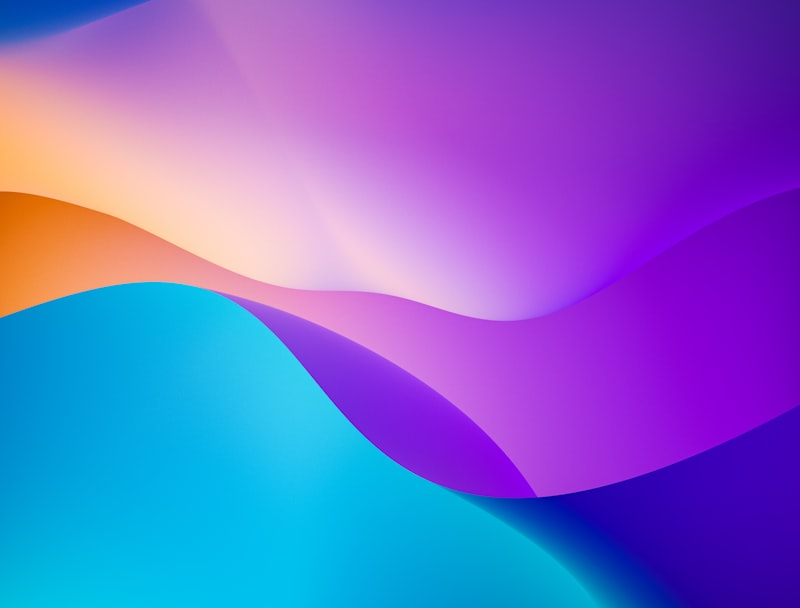
#> input picture real_test_images/ai_style_1.jpg, 800 x 608 px
$ python -i extra_features.py   (imports and definitions only)   (older library calls are emulated)
#> lines starting #> are read from the running program, lines starting #| are printed output that depends on the picture
"""Additional interpretable forensic descriptors (candidate features; see scripts/analyze_metrics.py for validation).

All computed on a square uint8 RGB crop. Every value is a plain float with a physical meaning.
"""
from __future__ import annotations
import cv2
import numpy as np
from scipy import stats


def _radial_profile(power: np.ndarray, bins: int) -> np.ndarray:
    h, w = power.shape
    yy, xx = np.indices(power.shape)
    r = np.hypot(yy - h // 2, xx - w // 2) / (min(h, w) / 2)
    idx = np.clip((r * bins).astype(int), 0, bins)
    s = np.bincount(idx.ravel(), power.ravel(), minlength=bins + 1)[:bins]
    c = np.bincount(idx.ravel(), minlength=bins + 1)[:bins]
    return s / np.maximum(c, 1)


def compute_extra_features(rgb: np.ndarray) -> dict[str, float]:
    g = cv2.cvtColor(rgb, cv2.COLOR_RGB2GRAY).astype(np.float32)
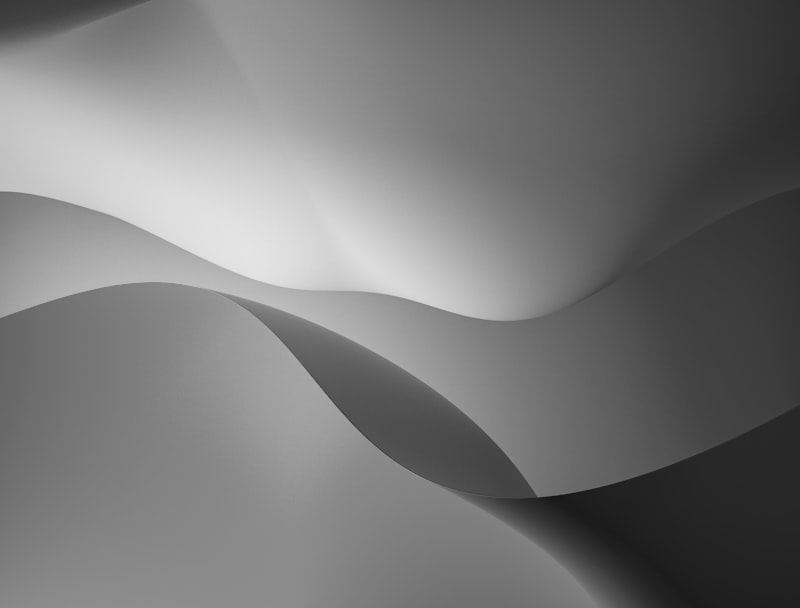
#> g: shape (608, 800) float32; min 22, max 229, mean 118.8
    f: dict[str, float] = {}
    # 1. radial spectrum (log10 power, normalized to the lowest band) + high-frequency slope
    win = np.outer(np.hanning(g.shape[0]), np.hanning(g.shape[1])).astype(np.float32)
    p = np.abs(np.fft.fftshift(np.fft.fft2((g - g.mean()) * win))) ** 2
    prof = np.log10(_radial_profile(p, 16) + 1e-9)
#> in _radial_profile, `s = np.bincount(idx.ravel(), power.ravel(), minlength=bins + 1)[:bins]`: s = [8.96e+13, 9.07e+11, 2.74e+11, 1.34e+11, 8.1e+10, 5.19e+10, 3.72e+10, 2.77e+10, 2.07e+10, 1.66e+10, 1.27e+10, 9.4e+09, 7.02e+09, 5.29e+09, 4.05e+09, 3.33e+09]
#> prof = [10.9, 8.43, 7.68, 7.23, 6.9, 6.62, 6.4, 6.21, 6.03, 5.89, 5.73, 5.56, 5.39, 5.24, 5.09, 4.98]
    prof = prof - prof[1]
#> prof = [2.47, 0, -0.744, -1.2, -1.53, -1.81, -2.03, -2.22, -2.4, -2.54, -2.7, -2.87, -3.04, -3.19, -3.34, -3.45]
    for i in (4, 8, 12, 14, 15):
        f[f"spec.band{i:02d}"] = float(prof[i])
#> after the loop, f = {'spec.band04': -1.53, 'spec.band08': -2.4, 'spec.band12': -3.04, 'spec.band14': -3.34, 'spec.band15': -3.45}
    x = np.arange(8, 16)
    f["spec.hf_slope"] = float(np.polyfit(x, prof[8:16], 1)[0])
    f["spec.hf_drop"] = float(prof[10] - prof[15])
    # 2. noise residual statistics
    res = g - cv2.medianBlur(g.astype(np.uint8), 3).astype(np.float32)
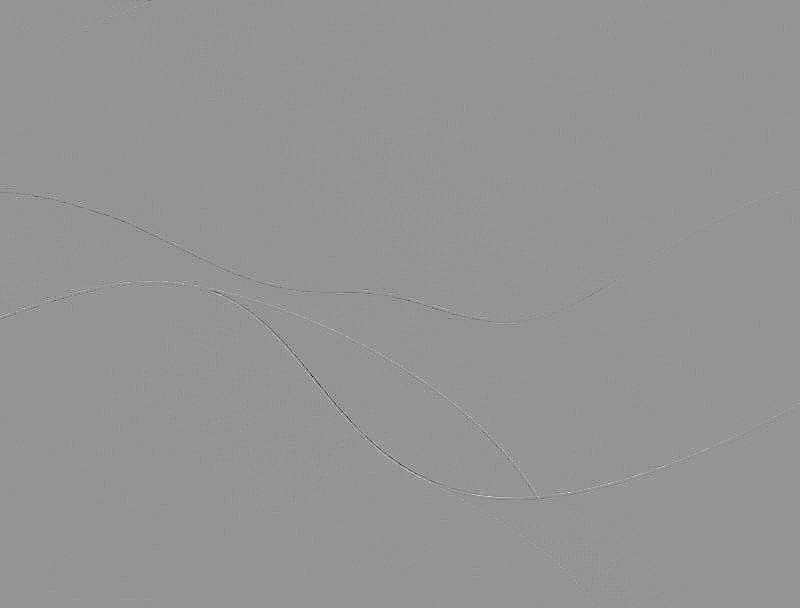
#> res: shape (608, 800) float32; min -25, max 18, mean -0.000461; drawn with min black and max white
    f["res.std"] = float(res.std())
    f["res.kurtosis"] = float(stats.kurtosis(res.ravel()))
    f["res.skew"] = float(stats.skew(res.ravel()))
    f["res.zero_frac"] = float((np.abs(res) < 0.5).mean())
    for lag in (1, 2, 4, 8):
        a, b = res[:, :-lag], res[:, lag:]
        f[f"res.autocorr_x{lag}"] = float(np.corrcoef(a.ravel(), b.ravel())[0, 1]) if res.std() > 0 else 0.0
#> after the loop, f = 15 items
    # 3. cross-channel noise correlation (demosaicing / shared-latent signature)
    rs = [(rgb[..., c].astype(np.float32) - cv2.medianBlur(rgb[..., c], 3).astype(np.float32)).ravel() for c in range(3)]
#> rs = 3 items
    f["chan.res_corr_rg"] = float(np.corrcoef(rs[0], rs[1])[0, 1]) if rs[0].std() > 0 and rs[1].std() > 0 else 0.0
    f["chan.res_corr_gb"] = float(np.corrcoef(rs[1], rs[2])[0, 1]) if rs[1].std() > 0 and rs[2].std() > 0 else 0.0
    # 4. gradient statistics
    gx, gy = cv2.Sobel(g, cv2.CV_32F, 1, 0), cv2.Sobel(g, cv2.CV_32F, 0, 1)
    mag = np.hypot(gx, gy)
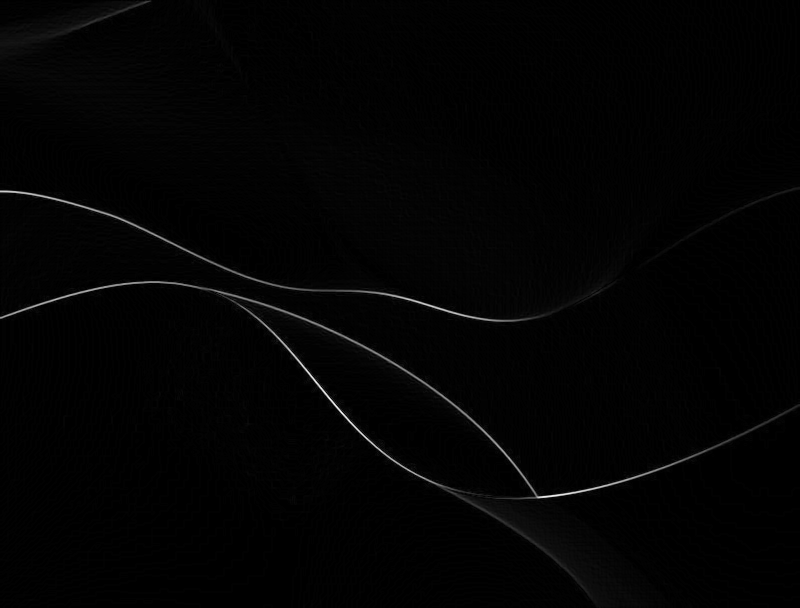
#> mag: shape (608, 800) float32; min 0, max 390.5, mean 5.1; drawn with min black and max white
    f["grad.mean"] = float(mag.mean())
    f["grad.p99_over_mean"] = float(np.percentile(mag, 99) / (mag.mean() + 1e-6))
    f["grad.flat_frac"] = float((mag < 2.0).mean())
    # 5. JPEG blockiness: boundary vs interior pixel differences on the 8px grid
    dx = np.abs(np.diff(g, axis=1))
    cols = np.arange(dx.shape[1])
#> cols = 799 values from 0 to 798
    f["jpeg.blockiness"] = float(dx[:, cols % 8 == 7].mean() / (dx[:, cols % 8 != 7].mean() + 1e-6))
    # 6. local-variance uniformity (16px tiles)
    t = 16
    tiles = g[: g.shape[0] // t * t, : g.shape[1] // t * t].reshape(g.shape[0] // t, t, g.shape[1] // t, t).std(axis=(1, 3))
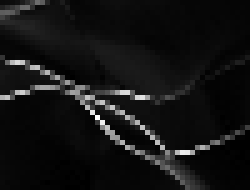
#> tiles: shape (38, 50) float32 (shown 5 times larger); min 0, max 36.83, mean 2.9; drawn with min black and max white
    f["local.std_cv"] = float(tiles.std() / (tiles.mean() + 1e-6))
    f["local.min_over_med"] = float(np.percentile(tiles, 5) / (np.median(tiles) + 1e-6))
    # 7. tonal statistics
    f["tone.clip_frac"] = float(((rgb == 0) | (rgb == 255)).mean())
    f["tone.unique_colors"] = float(len(np.unique(rgb.reshape(-1, 3), axis=0)) / (rgb.shape[0] * rgb.shape[1]))
    # 8. Nyquist / checkerboard energy (transposed-convolution signature)
    f["spec.nyquist_ratio"] = float(np.log10((p[0, :].mean() + p[:, 0].mean()) / (p.mean() + 1e-9) + 1e-9))
    return f

>>> import cv2
>>> picture = cv2.cvtColor(cv2.imread('../../../real_test_images/ai_style_1.jpg'), cv2.COLOR_BGR2RGB)
>>> result = compute_extra_features(picture)
#> result = 26 items

$ run again, on real_test_images/ai_style_2.jpg
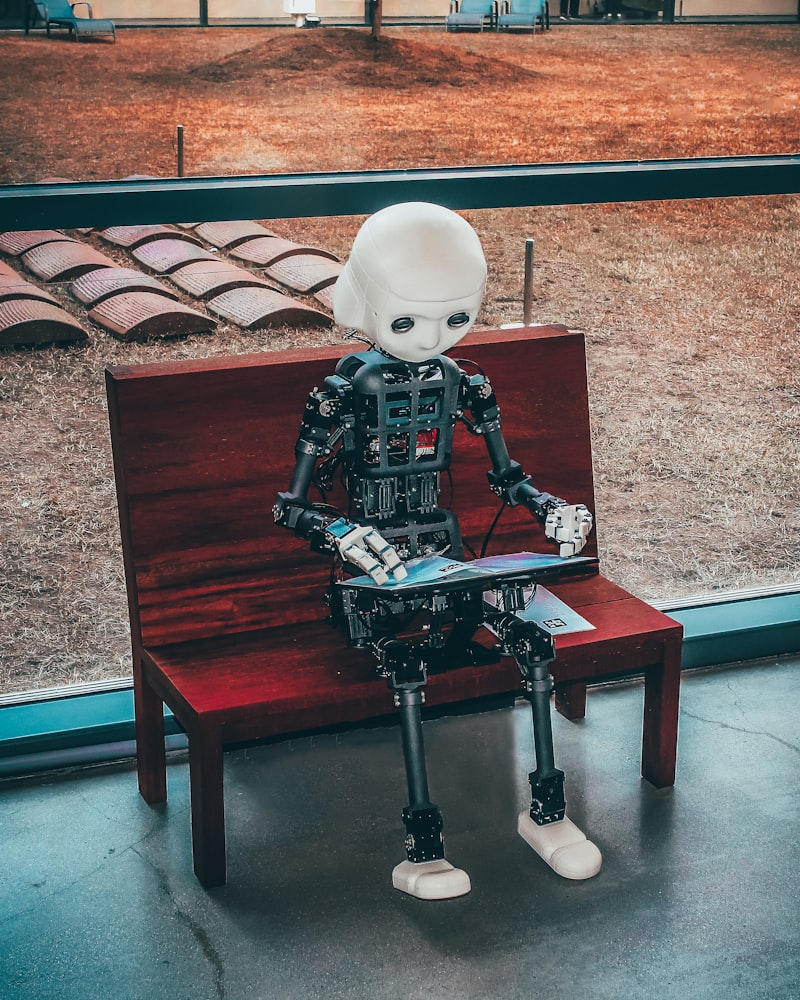
#> input picture real_test_images/ai_style_2.jpg, 800 x 1000 px
#> s = [2.91e+14, 2.58e+13, 1.07e+13, 8.46e+12, 5.71e+12, 5.3e+12, 4.48e+12, 3.96e+12, 3.71e+12, 3.14e+12, 2.79e+12, 2.51e+12, 2.1e+12, 1.83e+12, 1.61e+12, 1.36e+12]
#> in compute_extra_features, `prof = np.log10(_radial_profile(p, 16) + 1e-9)`: prof = [11.18, 9.64, 9.04, 8.79, 8.51, 8.39, 8.24, 8.13, 8.05, 7.93, 7.83, 7.74, 7.63, 7.54, 7.45, 7.35]
#> in compute_extra_features, `prof = prof - prof[1]`: prof = [1.53, 0, -0.606, -0.853, -1.13, -1.25, -1.4, -1.51, -1.6, -1.72, -1.81, -1.9, -2.01, -2.1, -2.19, -2.29]
#> after the loop in compute_extra_features, `for i in (4, 8, 12, 14, 15):`: f = {'spec.band04': -1.13, 'spec.band08': -1.6, 'spec.band12': -2.01, 'spec.band14': -2.19, 'spec.band15': -2.29}
#> in compute_extra_features, `res = g - cv2.medianBlur(g.astype(np.uint8), 3).astype(np.float32)`:
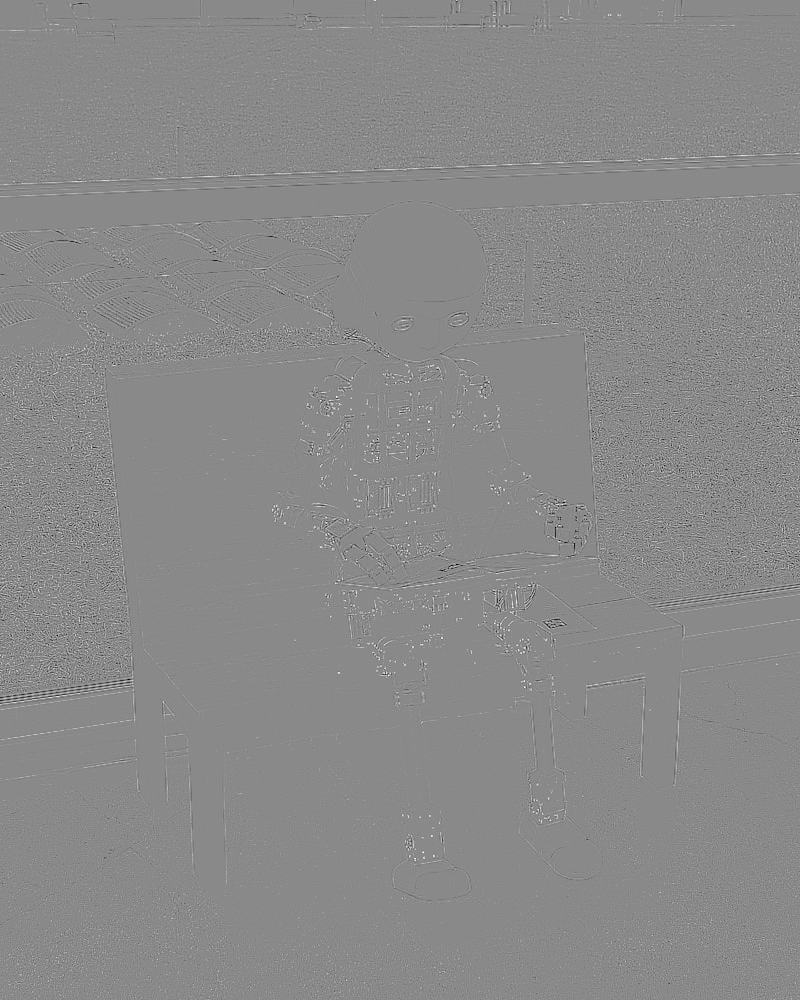
#> res: shape (1000, 800) float32; min -177, max 151, mean 0.2; drawn with min black and max white
#> after the loop in compute_extra_features, `for lag in (1, 2, 4, 8):`: f = 15 items
#> rs = 3 items
#> in compute_extra_features, `tiles = g[: g.shape[0] // t * t, : g.shape[1] // t * t].reshape(g.shap..`:
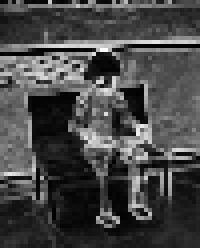
#> tiles: shape (62, 50) float32 (shown 4 times larger); min 0, max 79.4, mean 22.2; drawn with min black and max white
#> result = 26 items

$ run again, on real_test_images/real_city_1.jpg
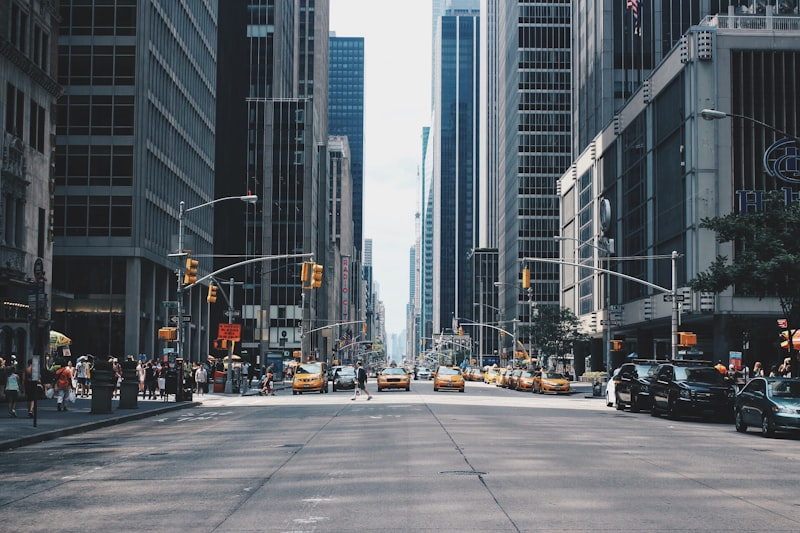
#> input picture real_test_images/real_city_1.jpg, 800 x 533 px
#> s = [8.45e+13, 8.93e+12, 6.64e+12, 3.7e+12, 3.05e+12, 2.99e+12, 1.84e+12, 2.02e+12, 1.46e+12, 1.11e+12, 1.27e+12, 9.42e+11, 7.73e+11, 7.99e+11, 8.22e+11, 7.33e+11]
#> in compute_extra_features, `prof = np.log10(_radial_profile(p, 16) + 1e-9)`: prof = [10.98, 9.53, 9.19, 8.78, 8.59, 8.5, 8.21, 8.19, 7.99, 7.83, 7.84, 7.67, 7.55, 7.53, 7.51, 7.43]
#> in compute_extra_features, `prof = prof - prof[1]`: prof = [1.45, 0, -0.344, -0.751, -0.943, -1.04, -1.32, -1.34, -1.54, -1.71, -1.69, -1.86, -1.98, -2, -2.02, -2.1]
#> after the loop in compute_extra_features, `for i in (4, 8, 12, 14, 15):`: f = {'spec.band04': -0.943, 'spec.band08': -1.54, 'spec.band12': -1.98, 'spec.band14': -2.02, 'spec.band15': -2.1}
#> in compute_extra_features, `res = g - cv2.medianBlur(g.astype(np.uint8), 3).astype(np.float32)`:
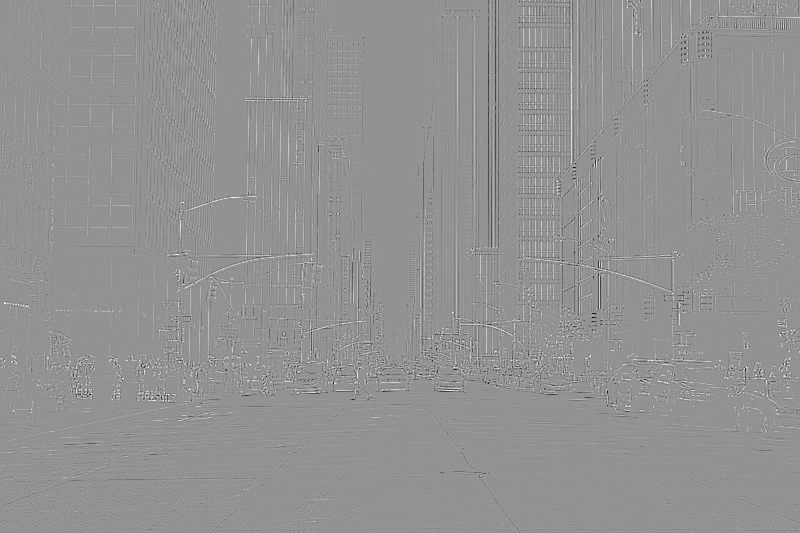
#> res: shape (533, 800) float32; min -179, max 132, mean 0.1; drawn with min black and max white
#> after the loop in compute_extra_features, `for lag in (1, 2, 4, 8):`: f = 15 items
#> rs = 3 items
#> in compute_extra_features, `tiles = g[: g.shape[0] // t * t, : g.shape[1] // t * t].reshape(g.shap..`:
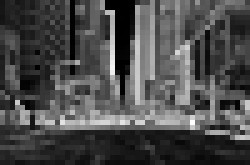
#> tiles: shape (33, 50) float32 (shown 5 times larger); min 0, max 86.03, mean 25.5; drawn with min black and max white
#> result = 26 items

$ run again, on real_test_images/real_landscape_1.jpg
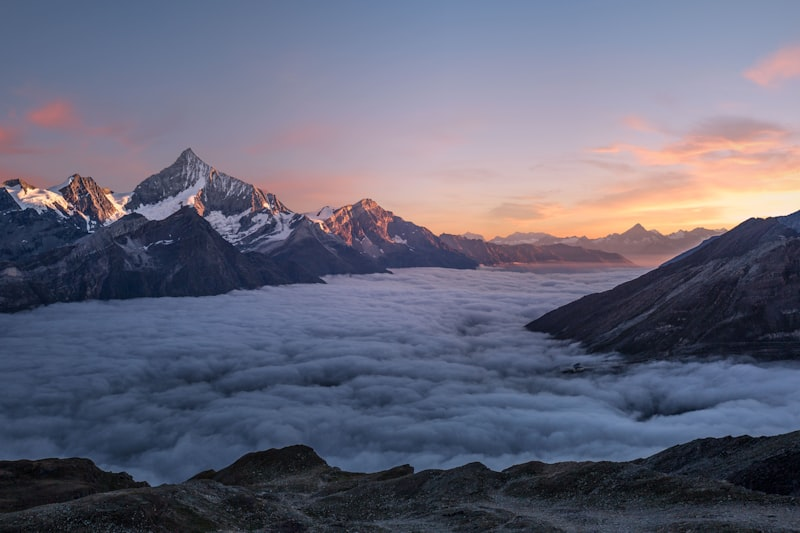
#> input picture real_test_images/real_landscape_1.jpg, 800 x 533 px
#> s = [5.77e+13, 1.84e+12, 8.75e+11, 5.47e+11, 3.95e+11, 2.44e+11, 1.94e+11, 1.53e+11, 1.31e+11, 1.1e+11, 8.45e+10, 7.16e+10, 5.66e+10, 4.51e+10, 3.73e+10, 2.83e+10]
#> in compute_extra_features, `prof = np.log10(_radial_profile(p, 16) + 1e-9)`: prof = [10.82, 8.85, 8.31, 7.95, 7.7, 7.41, 7.23, 7.07, 6.95, 6.82, 6.66, 6.55, 6.41, 6.28, 6.17, 6.02]
#> in compute_extra_features, `prof = prof - prof[1]`: prof = [1.97, 0, -0.538, -0.895, -1.14, -1.44, -1.61, -1.78, -1.9, -2.02, -2.18, -2.29, -2.43, -2.56, -2.68, -2.82]
#> after the loop in compute_extra_features, `for i in (4, 8, 12, 14, 15):`: f = {'spec.band04': -1.14, 'spec.band08': -1.9, 'spec.band12': -2.43, 'spec.band14': -2.68, 'spec.band15': -2.82}
#> in compute_extra_features, `res = g - cv2.medianBlur(g.astype(np.uint8), 3).astype(np.float32)`:
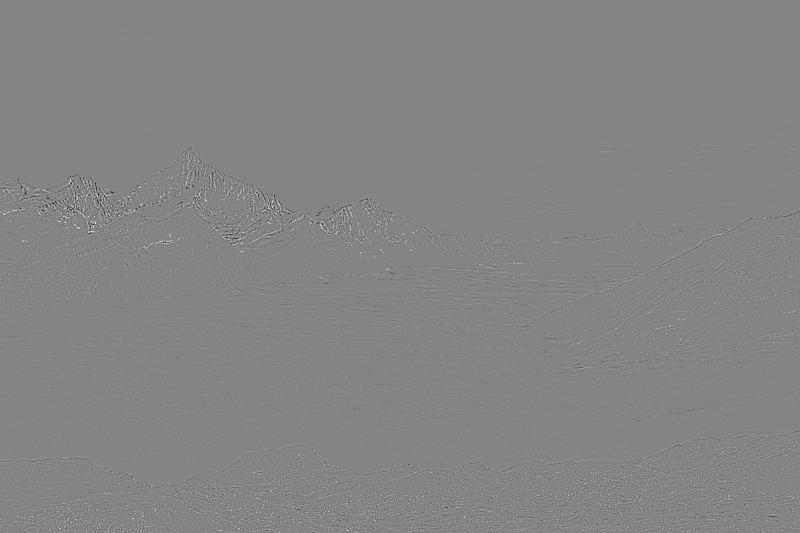
#> res: shape (533, 800) float32; min -88, max 81, mean 0; drawn with min black and max white
#> after the loop in compute_extra_features, `for lag in (1, 2, 4, 8):`: f = 15 items
#> rs = 3 items
#> in compute_extra_features, `tiles = g[: g.shape[0] // t * t, : g.shape[1] // t * t].reshape(g.shap..`:
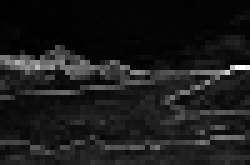
#> tiles: shape (33, 50) float32 (shown 5 times larger); min 0.291, max 84.19, mean 9.4; drawn with min black and max white
#> result = 26 items
